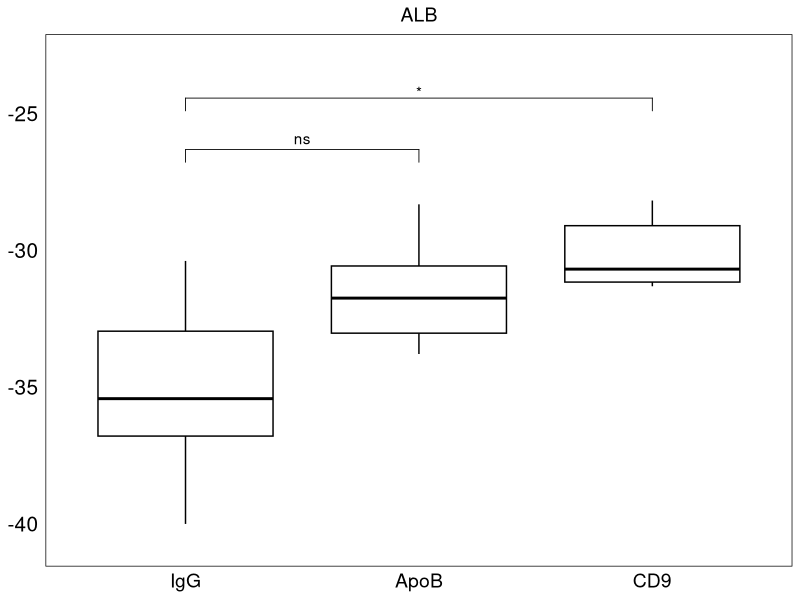
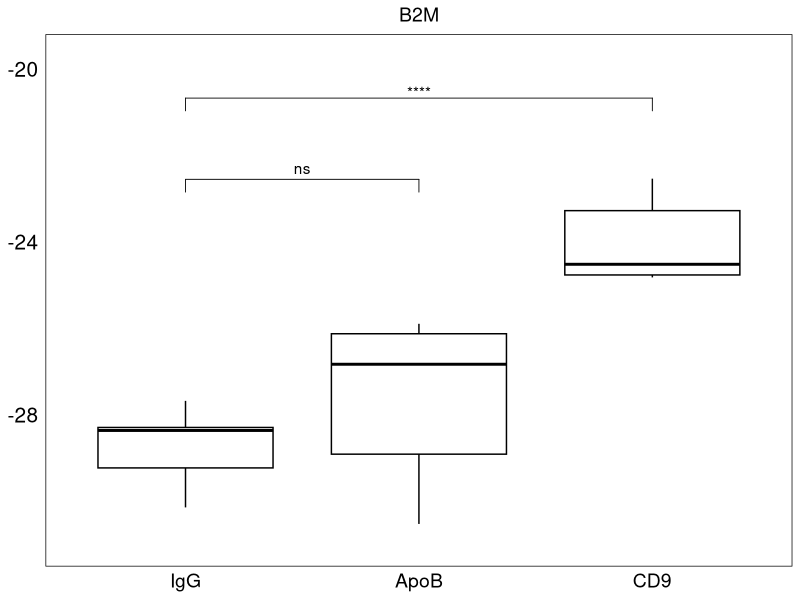
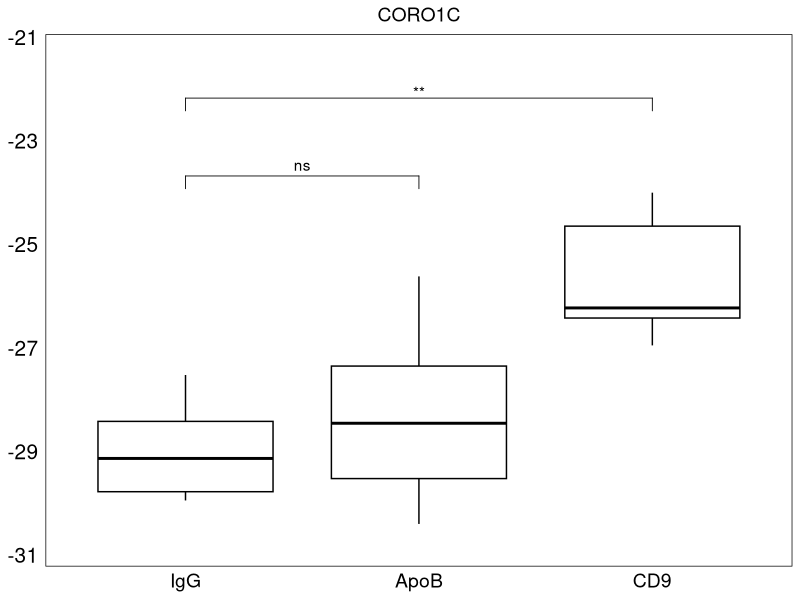
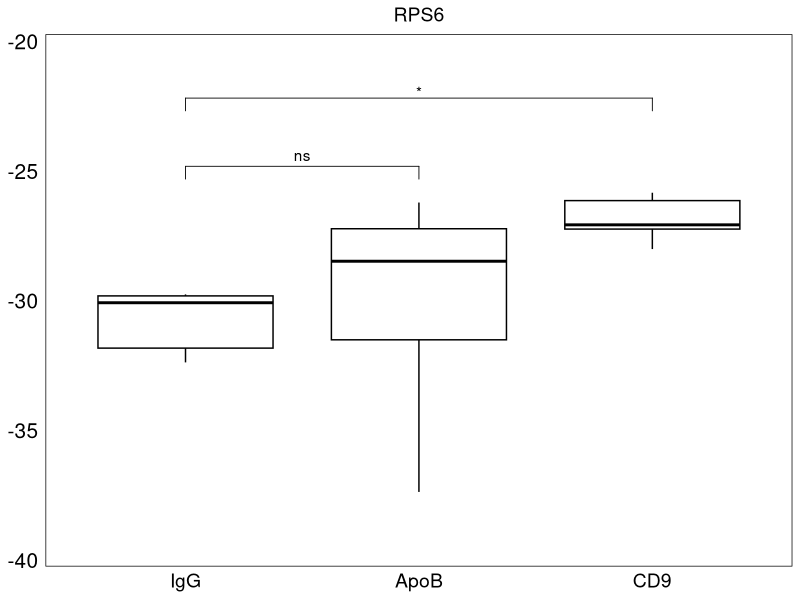
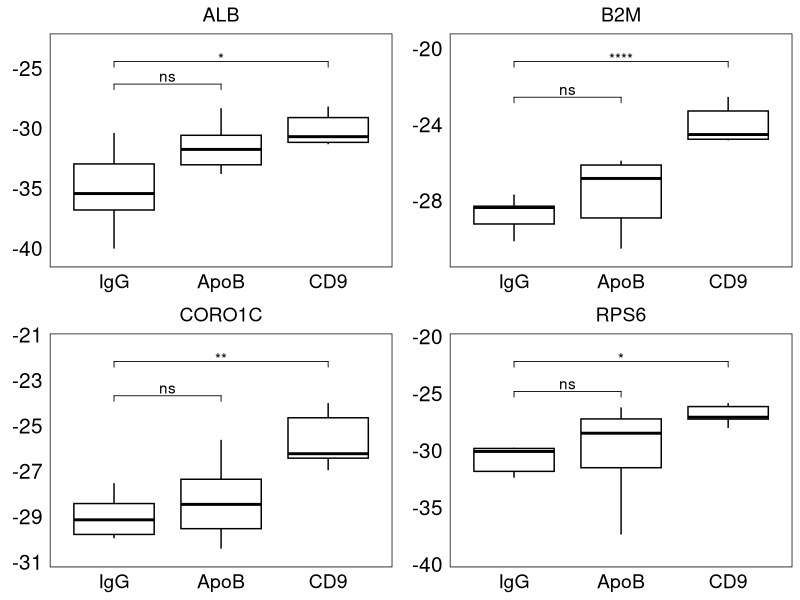
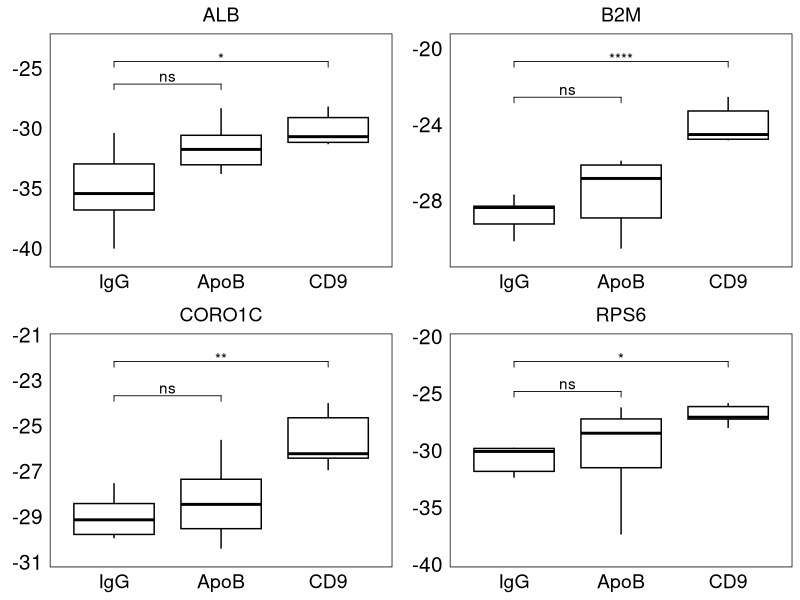

Write R code to recreate these figures, in order.
library(ggplot2)
library(readxl)
library(ggpubr)
library(dplyr)
library(rstatix)

#set working directory
setwd("E:/4. EV-RNA/4. EV-RNA/4. Code/2023-07-23 FINAL/")

#importing data
data <- read_excel("./Files/032723_qPCR_for_stats_comparisons_Figure_4B.xlsx", sheet = 1)
data$Replicate <- as.character(data$Replicate)
data$Pulldown <- factor(data$Pulldown, levels = c("IgG", "ApoB", "CD9"))

#loading themes
{
  blank_theme <- theme_minimal()+
    theme(
      axis.title.x = element_blank(),
      panel.border = element_rect(colour = "black", fill=NA),
      text = element_text(color='black', size=14),
      panel.grid.major.y = element_blank(),
      panel.grid.minor.y = element_blank(),
      panel.grid.major.x = element_blank(),
      panel.grid.minor.x = element_blank(),
      axis.text.y=element_text(size=15, colour="black"),
      axis.text.x=element_text(size=14, colour="black"),
      plot.title=element_text(size=14, hjust = 0.5))
  color = "black"
}

#==========================================================================================================
print("------------- Below is the Tukey's from raw CT ------------------")
#==========================================================================================================

  #============================================================
  paste0("manual scaling  plot_ALB")
  #============================================================
  {
    target = "ALB"
    data2 <- data %>%
    filter(Target_name == target)
    ymax <- -18.79
    stat.test <- aov(-CT~Pulldown, data=data2) %>%
      tukey_hsd()
    plot_ALB_2 <- ggplot(data2, aes(x = Pulldown, y = -CT)) +
      geom_boxplot(aes(group = Pulldown), fill = "white", color = color, outlier.shape = NA) +
      stat_pvalue_manual(
        stat.test, label= "p.adj.signif",
        y.position = c((ymax + 0.4*ymax), (ymax + 0.3*ymax),  NA)) +
      scale_y_continuous(expand=expansion(mult=c(0.1,0.15))) +
      labs(x = 'sample', y = NULL) +
      ggtitle(target) +
      blank_theme
    plot_ALB_2
  }
  
  paste0("manual plot_B2M")
  #============================================================
  {
    target = "B2M"
    data2 <- data %>%
      filter(Target_name == target)
    ymax <- -18.79
    stat.test <- aov(-CT~Pulldown, data=data2) %>%
      tukey_hsd()
    plot_B2M_2 <- ggplot(data2, aes(x = Pulldown, y = -CT)) +
      geom_boxplot(aes(group = Pulldown), fill = "white", color = color) +
      stat_pvalue_manual(
        stat.test, label= "p.adj.signif",
        y.position = c((ymax + 0.2*ymax), (ymax + 0.1*ymax),  NA)) +
      scale_y_continuous(expand=expansion(mult=c(0.1,0.15))) +
      labs(x = 'sample', y = NULL) +
      ggtitle(target) +
      blank_theme
    plot_B2M_2
  }
  
  paste0("manual plot_CORO1C")
  #============================================================
  {
    target = "CORO1C"
    data2 <- data %>%
      filter(Target_name == target)
    ymax <- -18.79
    stat.test <- aov(-CT~Pulldown, data=data2) %>%
      tukey_hsd()
    plot_CORO1C_2 <- ggplot(data2, aes(x = Pulldown, y = -CT)) +
      geom_boxplot(aes(group = Pulldown), fill = "white", color = color) +
      stat_pvalue_manual(
        stat.test, label= "p.adj.signif",
        y.position = c((ymax + 0.26*ymax), (ymax + 0.18*ymax),  NA)) +
      scale_y_continuous(expand=expansion(mult=c(0.1,0.15))) +
      labs(x = 'sample', y = NULL) +
      ggtitle(target) +
      blank_theme
    plot_CORO1C_2
  }

  paste0("manual plot_RPS6")
  #============================================================
  {
    target = "RPS6"
    data2 <- data %>%
      filter(Target_name == target)
    ymax <- -18.79
    stat.test <- aov(-CT~Pulldown, data=data2) %>%
      tukey_hsd()
    plot_RPS6_2 <- ggplot(data2, aes(x = Pulldown, y = -CT)) +
      geom_boxplot(aes(group = Pulldown), fill = "white", color = color, outlier.shape = NA) +
      stat_pvalue_manual(
        stat.test, label= "p.adj.signif",
        y.position = c((ymax + 0.32*ymax), (ymax + 0.18*ymax),  NA)) +
      scale_y_continuous(expand=expansion(mult=c(0.1,0.15))) +
      labs(x = 'sample', y = NULL) +
      ggtitle(target) +
      blank_theme
    plot_RPS6_2
  }
  
#putting all 4 into 1 plot
Figure_4B <- ggarrange(plot_ALB_2, plot_B2M_2, plot_CORO1C_2, plot_RPS6_2, 
            ncol = 2, nrow = 2,  
            common.legend = TRUE)
Figure_4B

#Output .pdf
pdf("./Figures/Figure_4B_IP_PCR.pdf", width =4.465, height = 4.7)
print(Figure_4B)
dev.off()  
  
  
  
  
  